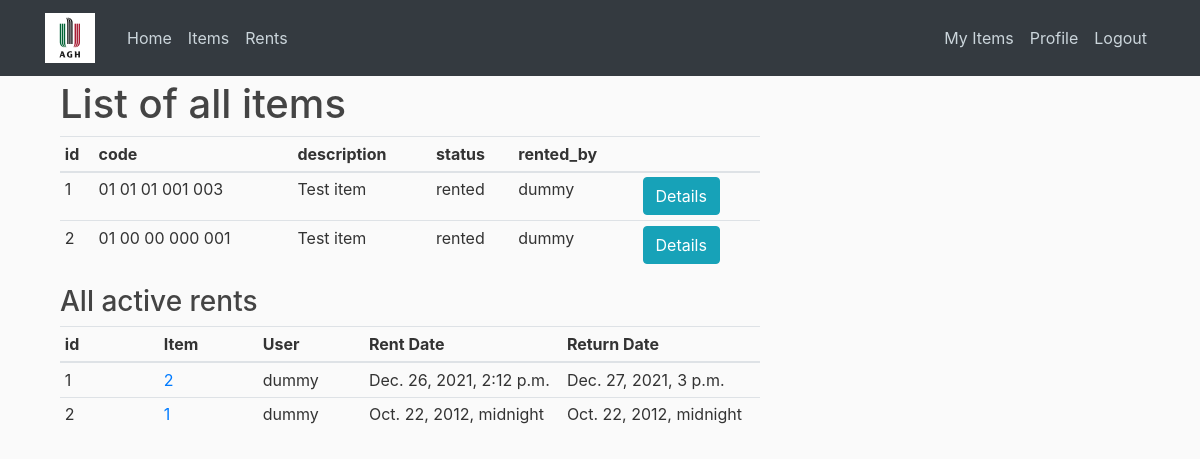
The page /items/user/ (signed in) on the database as committed earlier.
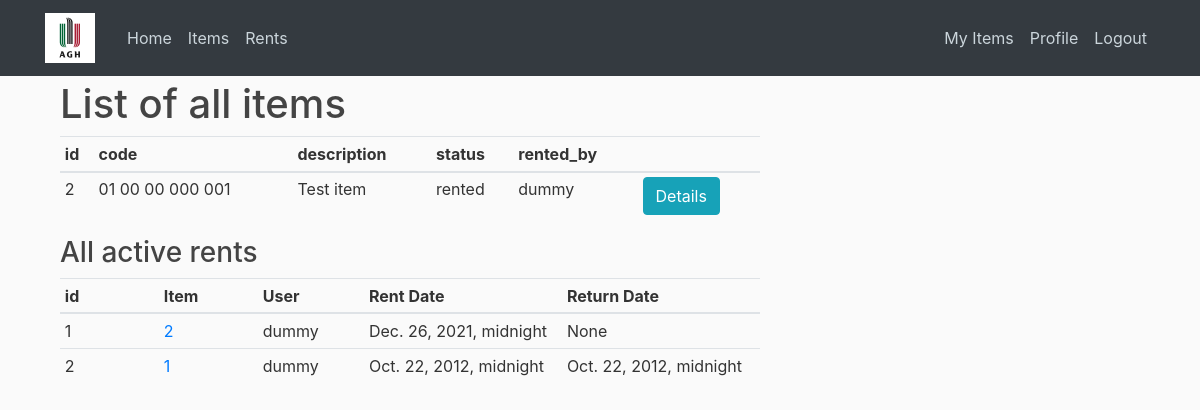
The same page on the database as committed later.
### items/models.py (models this page shows, shortened)
class Item(models.Model):
    ITEM_STATUS = (
        ('rented','Rented'),
        ('available','Available'),
        ('missing','Missing'),
    )
    university_number   = models.CharField(max_length=2, null=True)
    building_number     = models.CharField(max_length=2, null=True)
    faculty_number      = models.CharField(max_length=2, null=True)
    room_number         = models.CharField(max_length=3, null=True)
    item_number         = models.CharField(max_length=3, unique=True)
    description         = models.CharField(max_length=50)
    status              = models.CharField(choices=ITEM_STATUS, default='available', max_length=30)
    rented_by           = models.ForeignKey(settings.AUTH_USER_MODEL, null=True, blank=True, on_delete=models.CASCADE)
    def __str__(self):
        return f'{self.pk}'

class ItemRent(models.Model):
    item_id = models.ForeignKey(Item, on_delete=models.CASCADE)
    user_id = models.ForeignKey(settings.AUTH_USER_MODEL, on_delete=models.CASCADE)
    rent_date = models.DateTimeField(name='rent_date')
    return_date = models.DateTimeField(name='return_date', null=True, blank=True)
    is_archived = models.BooleanField(default=False)

### items/views.py (the view)
# urls.py: path('items/user/', items_views.UserItemListView.as_view(), name='items-user'),
class UserItemListView(ItemListView):
    template_name = 'items/items_user.html'
    def get_queryset(self):
        queryset = {
            'items': Item.objects.filter(rented_by = self.request.user).all(),
            'rents': ItemRent.objects.filter(user_id = self.request.user).all(),
            'teacher_permission': _has_group_permission(self.request.user, ['Teacher', 'admin'])
        }
        return queryset

### items/api/permissons.py (called while the page is built)
def _is_in_group(user, group_name):
    if user.is_superuser:
        return True
    try:
        return Group.objects.get(name=group_name).user_set.filter(id=user.id).exists()
    except Group.DoesNotExist:
        return None

def _has_group_permission(user, required_groups):
    return any([_is_in_group(user, group_name) for group_name in required_groups])

### items/templatetags/usertags.py (called while the page is built)
@register.filter(name='has_group')
def has_group(user, group_name):
    group = Group.objects.get(name=group_name)
    return True if group in user.groups.all() else False

### items/templates/items/items_user.html
{% extends 'items/base.html' %}
{% block content %}
<div class="container">
    <h1>List of all items</h1>
    <table class="table table-sm">
        <thead>
            <tr>
              <th scope="col">id</th>
              <th scope="col">code</th>
              <th scope="col">description</th>
              <th scope="col">status</th>
              <th scope="col">rented_by</th>
              <th scope="col">
            </tr>
        </thead>
        <tbody>
            {% for item in items.items %}
                <tr>
                    <td>{{item.id}}</td>
                    <td>
                        {{item.university_number}} {{item.building_number}} {{item.faculty_number}} {{item.room_number}} {{item.item_number}}
                    </td>
                    <td>{{item.description}}</td>
                    <td>{{item.status}}</td>
                    <td>{{item.rented_by}}</td>
                    <td>
                        <input class="btn btn-info" type="button" value="Details" onclick="location.href='{% url 'items:items-detail' item.id %}'"/>
                    </td>
                </tr>
            {% endfor %}
        </tbody>
    </table>
</div>
<div class="container">
    <table class="table table-sm">
        <thead>
            <h3> All active rents</h3>
            <th class="col-1">id</th>
            <th class="col-1">Item</th>
            <th class="col-1">User</th>
            <th class="col-2">Rent Date</th>
            <th class="col-2">Return Date</th>
        </thead>
        <tbody>
            {% for rent in items.rents %}
            <tr>
                <td>{{rent.pk}}</td>
                <td><a href="{% url 'items:items-detail' rent.item_id %}">{{rent.item_id}}</a></td>
                <td>{{rent.user_id}}</td>
                <td>{{rent.rent_date}}</td>
                <td>{{rent.return_date}}</td>
            </tr>
            {% endfor %}
        </tbody>
    </table>
</div>
{% endblock content %}

Rows that differ between the two databases and show on the page:
no longer on this page (row edited): Item: id "1", university_number "01", building_number "01", faculty_number "01", room_number "001", item_number "003", description "Test item", status "rented", rented_by "dummy", id "Details"
changed ItemRent id 1: rent_date "Dec. 26, 2021, 2:12 p.m." → "Dec. 26, 2021, midnight"; return_date "Dec. 27, 2021, 3 p.m." → "None"
